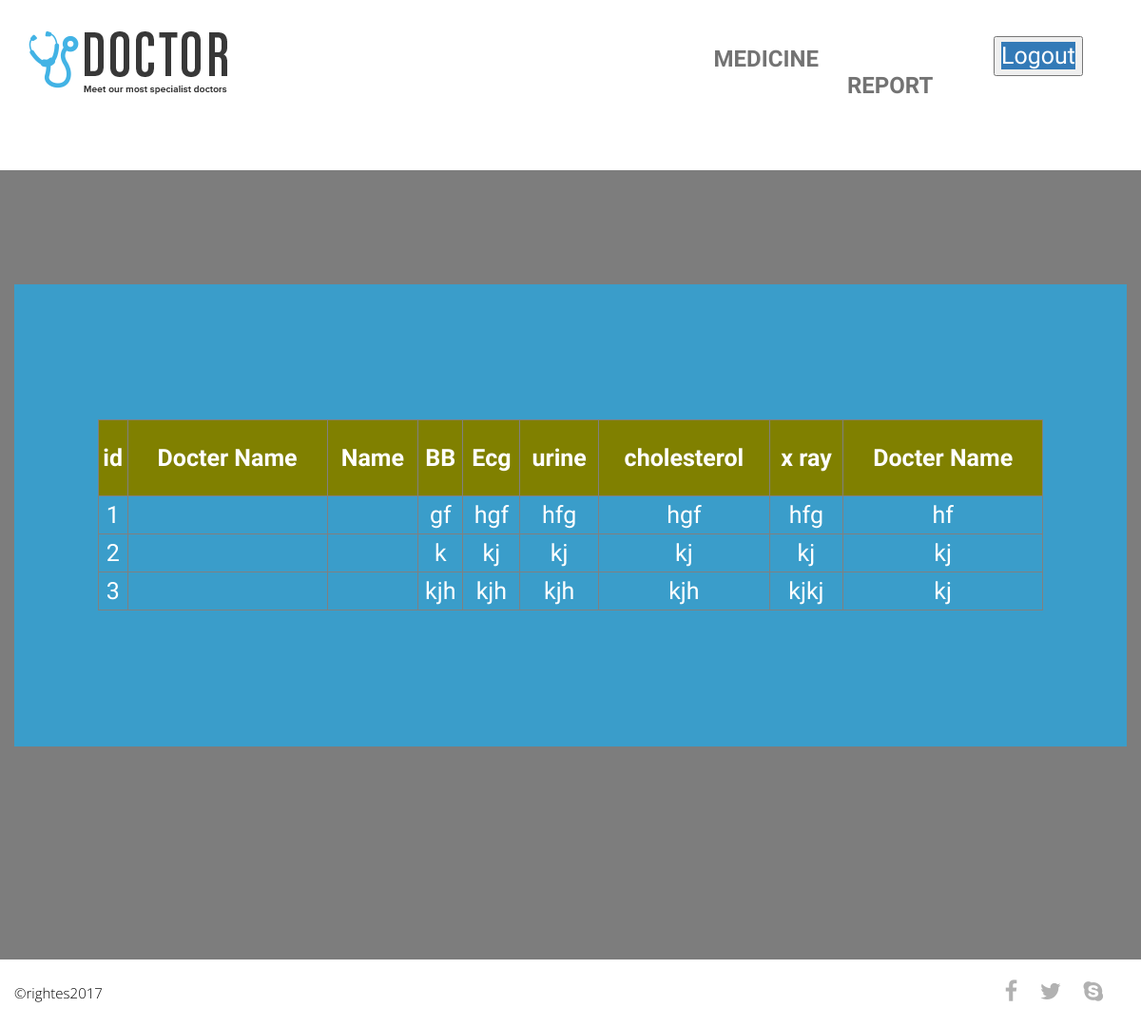
/view2.php, run on the app's committed database.
### tables this page shows
CREATE TABLE `rep` (
  `id` int(11) NOT NULL,
  `pid` int(11) NOT NULL,
  `pn` varchar(100) NOT NULL,
  `dn` varchar(100) NOT NULL,
  `date` varchar(100) NOT NULL,
  `bb` varchar(100) NOT NULL,
  `suger` varchar(100) NOT NULL,
  `ecg` varchar(100) NOT NULL,
  `urn` varchar(100) NOT NULL,
  `qls` varchar(100) NOT NULL,
  `exra` varchar(100) NOT NULL
);

CREATE TABLE `register` (
  `id` int(11) NOT NULL,
  `pid` int(11) NOT NULL,
  `name` varchar(100) NOT NULL,
  `email` varchar(100) NOT NULL,
  `mob` varchar(100) NOT NULL,
  `adder` longtext NOT NULL,
  `ages` varchar(100) NOT NULL,
  `date` int(100) NOT NULL,
  `bloodgroup` varchar(100) NOT NULL,
  `gender` varchar(100) NOT NULL,
  `problem` varchar(100) NOT NULL,
  `uname` varchar(100) NOT NULL,
  `upass` varchar(100) NOT NULL
);

### view2.php (the view, shortened to what this page needs)
<!DOCTYPE html>
<html lang="en">
<head>
	<link rel="stylesheet" href="css/font-awesome.min.css">
	<link rel="stylesheet" href="css/bootstrap.min.css">
	<link rel="stylesheet" href="css/style.css">
</head>
<body>
	<header class="top-header">
		<div class="container">
			<div class="row">
				<div class="col-xs-5 header-logo">
					<br>
					<a href="index.php"><img src="img/logo.png" alt="" class="img-responsive logo"></a>
				</div>
				<div class="col-md-7">
					<nav class="navbar navbar-default">
					  <div class="container-fluid nav-bar">
					    <div class="collapse navbar-collapse" id="bs-example-navbar-collapse-1">
					      <ul class="nav navbar-nav navbar-right">
					        <li><a class="menu" href="view.php">Medicine</li>
							      <li><a class="menu" href="view2.php">Report</li>
							 &nbsp;&nbsp;&nbsp;&nbsp;&nbsp;&nbsp;&nbsp;&nbsp;&nbsp;&nbsp;&nbsp;&nbsp;&nbsp;&nbsp;<button><li><a class="menu" href="index.php" style="color:white;background-color:#337ab7;font-size:25px;">Logout</li></button>
					      </ul>
					    </div>
					  </div>
					</nav>
				</div>
			</div>
		</div>
	</header>
	<div class="api-map" id="contact">
		<div class="container-fluid">
			<div class="row">
				<div class="col-md-12 map" id="map"></div>
			</div>
		</div>
	</div>
<br><br><br><br><br>
	<section class="contact">
		<div class="container">
			<div class="row">
				<div class="contact-caption clearfix"><br><br><br><br>
                  <table border="1" width="85%"bgcolor="white"  align="center">
                           <tr height="80" align="center" bgcolor="olive" style="color:white;">
						      <th style="text-align:center;">id</th>
							  <th style="text-align:center;"> Docter Name </th>
							      <th style="text-align:center;">Name</th>
                               <th style="text-align:center;"> BB</th>
							    <th style="text-align:center;">Ecg</th>
								<th style="text-align:center;"> urine </th>
								<th style="text-align:center;"> cholesterol</th>
							    <th style="text-align:center;"> x ray</th>
								<th style="text-align:center;"> Docter Name </th>
                               </tr>
<?php
include ('db.php');
  $sqlup="Select * from rep left join register on rep.id=register.id";
  $we=mysqli_query($con,$sqlup);
while($res=mysqli_fetch_object($we))
{
?>
 <tr>
 <td height="40" align="center"><?php echo $res->id; ?></td>
  <td align="center"><?php echo $res->docter; ?></td>
  <td height="40" align="center"><?php echo $res->Name; ?></td>
     <td height="40" align="center"><?php echo $res->bb; ?></td>
    <td align="center"><?php echo $res->suger; ?></td>
       <td align="center"><?php echo $res->ecg; ?></td>
	   <td height="40" align="center"><?php echo $res->urn; ?></td>
    <td align="center"><?php echo $res->qls; ?></td>
       <td align="center"><?php echo $res->exra; ?></td>
	       </tr>
  <?php
 } ?>
                       </table>   <br><br><br><br>
				</div>
			</div>
		</div>
	</section>
	<footer class="footer clearfix">
		<div class="container">
			<div class="row">
				<div class="col-xs-6 footer-para">
					<p style="font-size:15px;">&copy;rightes2017</p>
				</div>
				<div class="col-xs-6 text-right">
					<a href=""><i class="fa fa-facebook"></i></a>
					<a href=""><i class="fa fa-twitter"></i></a>
					<a href=""><i class="fa fa-skype"></i></a>
				</div>
			</div>
		</div>
	</footer>
</body>
</html>

### css/style.css (style rules this page uses)
body { margin: 0; padding: 0; font-family: 'BenchNine', sans-serif; }
li { list-style: none; }
a:hover, a:visited, a { text-decoration: none; }
.top-header { background: #fff !important; position: fixed; width: 100%; z-index: 99999; }
.top-header img.logo { margin-bottom: 25px; margin-top: -15px; transition: all .5s ease 0s; -webkit-transition: all .5s ease 0s; -moz-transition: all .5s ease 0s; -o-transition: all .5s ease 0s; -ms-transition: all .5s ease 0s; }
.navbar-default { background-color: transparent; border-color: transparent; margin-bottom: 0; margin-top: 8px; transition: all .5s ease 0s; -webkit-transition: all .5s ease 0s; -moz-transition: all .5s ease 0s; -o-transition: all .5s ease 0s; -ms-transition: all .5s ease 0s; }
.nav-bar { margin-top: 29px; }
ul.nav { margin: 0; padding: 0; }
.navbar-default .navbar-nav>li>a { font-size: 24px; color: #737373; text-transform: uppercase; transition: all .7s ease 0s; -webkit-transition: all .7s ease 0s; -moz-transition: all .7s ease 0s; -o-transition: all .7s ease 0s; -ms-transition: all .7s ease 0s; padding: 14px 15px; font-weight: bold; }
.contact-caption { background: #3a9dca; }
#map { height: 830px; }
.map { position: relative; overflow: hidden; }
.contact { position: absolute; width: 100%; height: 830px; margin-top: 0px; left: 0; margin-top: -830px; background: rgba(0, 0, 0, 0.51); }
.contact-caption { margin-top: 120px; }
.footer-para { margin: 0; padding: 0; }
.footer p { font-size: 12px; color: #000; font-family: 'Open Sans', sans-serif; font-weight: 300; margin: 0; padding: 25px 0; }
.footer a i.fa { font-size: 24px; color: #b1b1b1; padding: 22px 10px; }
html, body, .carousel, .carousel-inner, .carousel-inner .item { height: 100%; }

### data on the page
rep: register.id "1", bb "gf", suger "hgf", ecg "hfg", urn "hgf", qls "hfg", exra "hf"
rep: register.id "2", bb "k", suger "kj", ecg "kj", urn "kj", qls "kj", exra "kj"
rep: register.id "3", bb "kjh", suger "kjh", ecg "kjh", urn "kjh", qls "kjkj", exra "kj"
